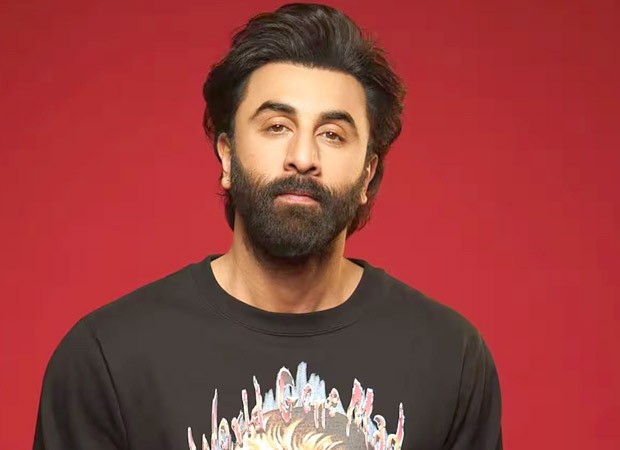
#> input picture Computer_Vision/Images/Ranbir.jpg, 620 x 450 px, found by its file name
$ jupyter execute Notebook_4.ipynb
#> lines starting #> are read from the running program, lines starting #| are printed output that depends on the picture
[cell 1]
import cv2
import numpy as np

**Circle on Image**

[cell 2]
img = cv2.imread(r"D:\Computer-Vision\Computer_Vision\Images\Ranbir.jpg")
#> img is the input picture: shape (450, 620, 3); mean B, G, R 61.8, 63.7, 151.7
re_img = cv2.resize(img,(500,400))
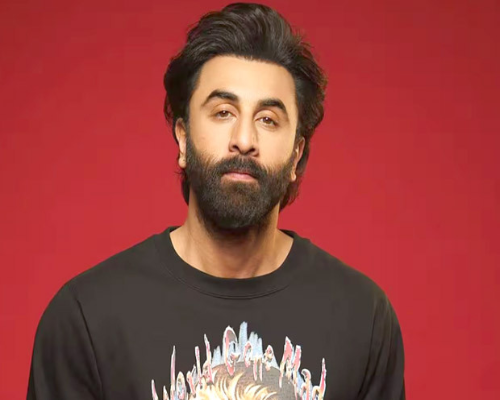
#> re_img: shape (400, 500, 3); mean B, G, R 61.7, 63.7, 151.7
new_img = cv2.circle(img = re_img,center = (240,140),radius = 90,color = (0,255,0), thickness = 4, lineType = 16)
txt_img = cv2.putText(img = new_img,text = "Ranbir Kapoor",
                     org = (120,45),fontFace = 1,
                     fontScale = 1,color = (0,255,0),thickness = 1 ,
                     lineType = 16,bottomLeftOrigin = False)
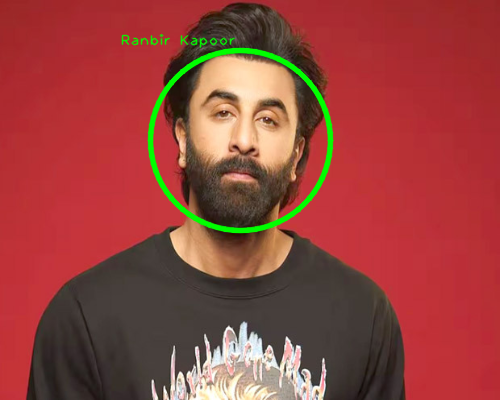
#> txt_img: shape (400, 500, 3); mean B, G, R 60.9, 67.1, 149.5
cv2.imshow("Image_Windows",txt_img)
cv2.waitKey(5000)
cv2.destroyAllWindows()

**Elipse on Image**

[cell 3]
img = cv2.imread(r"D:\Computer-Vision\Computer_Vision\Images\Ranbir.jpg")
re_img = cv2.resize(img,(500,400))
new_img = cv2.ellipse(img =re_img,center=(240,140),axes=(60,90),angle=15,startAngle=0,endAngle=360,color=(0,255,0),thickness=4,lineType=16 )
txt_img = cv2.putText(img = new_img,text = "Ranbir Kapoor",
                     org = (120,50),fontFace = 1,
                     fontScale = 1,color = (0,255,0),thickness = 1 ,
                     lineType = 16,bottomLeftOrigin = False)
cv2.imshow("Image_Windows",txt_img)
cv2.waitKey(5000)
cv2.destroyAllWindows()

**Polygon on Image**

[cell 4]
img = cv2.imread(r"D:\Computer-Vision\Computer_Vision\Images\Ranbir.jpg")
re_img = cv2.resize(img,(500,400))
new_img = cv2.polylines(img = re_img,pts = [np.array([[100,90],[80,120],[140,120],[300,180],[320,180]])],
                        isClosed = True,color = (0,255,0),thickness = 4,lineType = 16) #doubtful
cv2.imshow("Image_Window",new_img)
cv2.waitKey(5000)
cv2.destroyAllWindows()

$ run again, with Computer_Vision/Images/Animal.jpg copied over Computer_Vision/Images/Ranbir.jpg
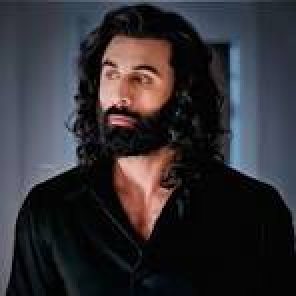
#> input picture Computer_Vision/Images/Animal.jpg, 148 x 148 px, found by its file name (shown 2 times larger)
#> img is the input picture: shape (148, 148, 3); mean B, G, R 51.8, 47, 49.3
#> `re_img = cv2.resize(img,(500,400))`:
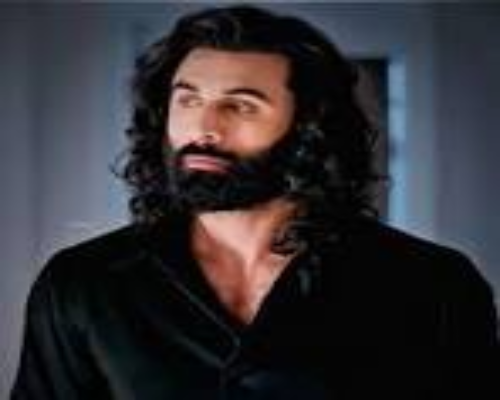
#> re_img: shape (400, 500, 3); mean B, G, R 51.7, 46.9, 49.2
#> `txt_img = cv2.putText(img = new_img,text = "Ranbir Kapoor", org = (120..`:
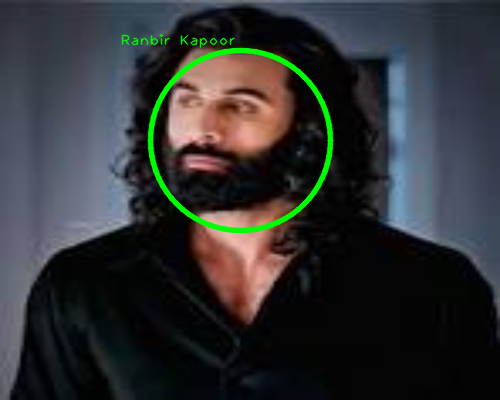
#> txt_img: shape (400, 500, 3); mean B, G, R 50.9, 50.4, 48.1
